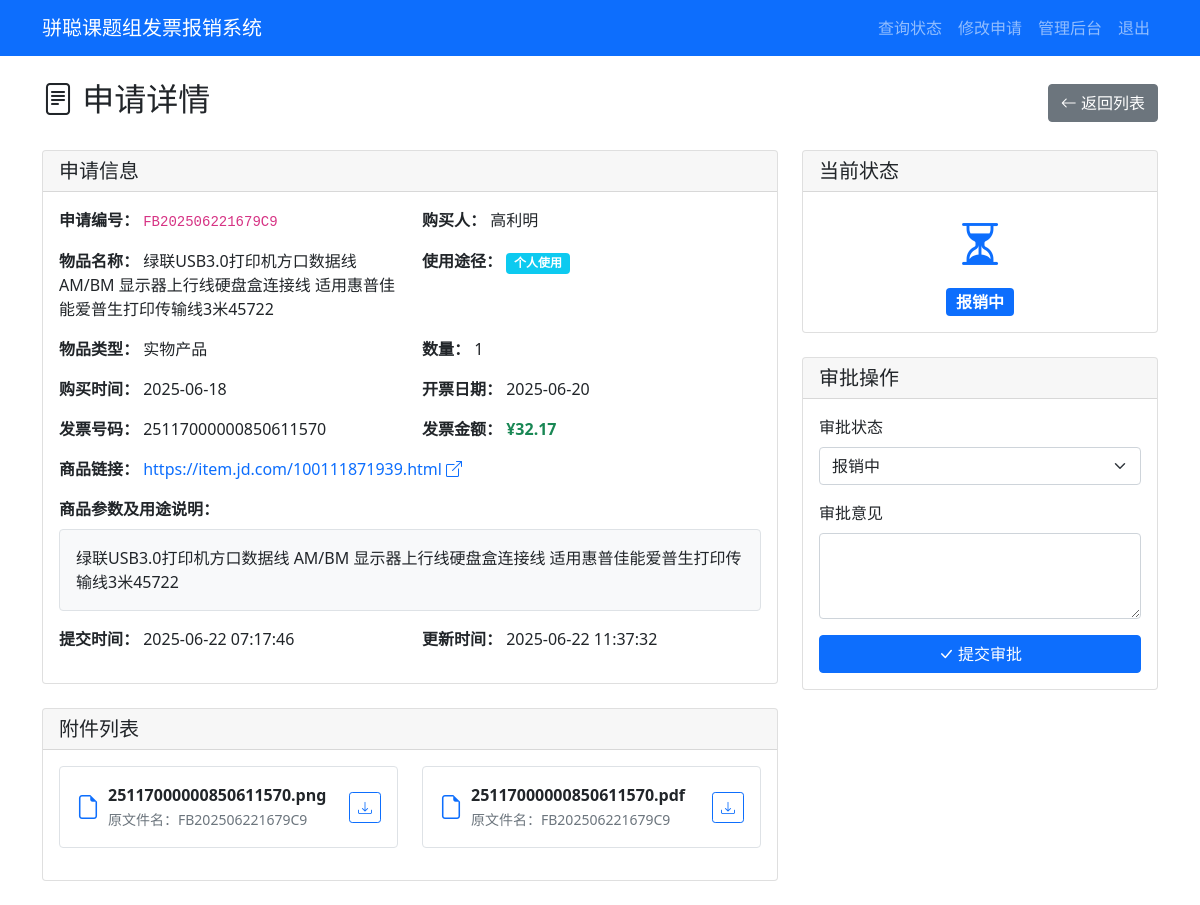
/admin/application/FB202506221679C9 (signed in), run on an earlier commit of the app's database.
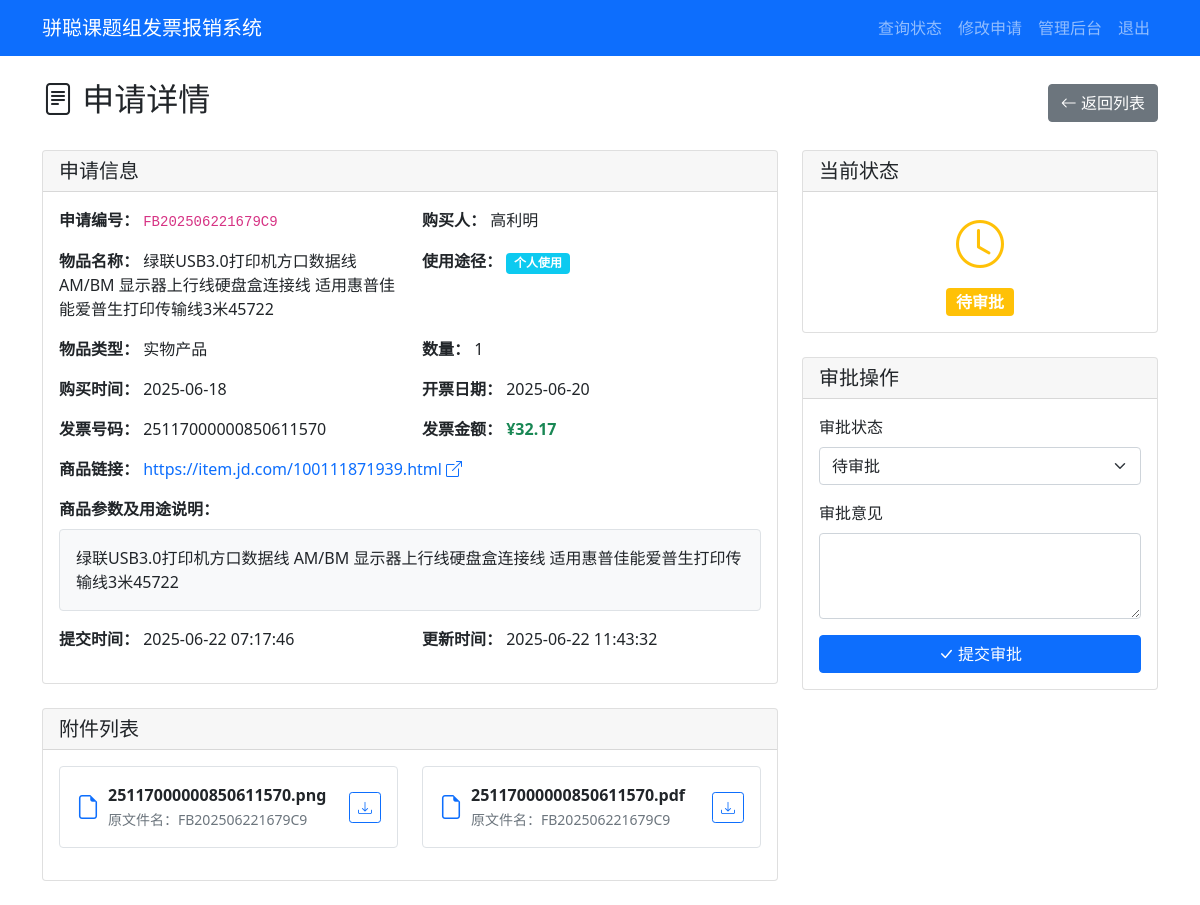
And on a later commit of the database.
### tables this page shows
CREATE TABLE applications (
        id INTEGER PRIMARY KEY AUTOINCREMENT,
        app_number TEXT UNIQUE NOT NULL,
        purchaser TEXT NOT NULL,
        purchase_details TEXT,
        item_name TEXT NOT NULL,
        product_link TEXT,
        usage_type TEXT NOT NULL,
        item_type TEXT NOT NULL,
        quantity INTEGER NOT NULL,
        purchase_time DATE NOT NULL,
        invoice_number TEXT NOT NULL,
        invoice_amount REAL NOT NULL,
        invoice_date DATE NOT NULL,
        status TEXT DEFAULT '待审批',
        approval_comment TEXT,
        created_at TIMESTAMP DEFAULT CURRENT_TIMESTAMP,
        updated_at TIMESTAMP DEFAULT CURRENT_TIMESTAMP
    );

### app.py (the view)
        def wrapper(*args, **kwargs):
            user = session.get('admin_username', 'anonymous')
            details = f"操作: {operation_type}, 用户: {user}, URL: {request.url}"
            if kwargs.get('app_number'):
                details += f", 申请编号: {kwargs['app_number']}"
            elif kwargs.get('filename'):
                details += f", 文件名: {kwargs['filename']}"
            if request.method == 'POST':
                form_data = {k: '***' if k == 'password' else v for k, v in request.form.items()}
                details += f", 表单数据: {form_data}"
            if request.args:
                details += f", 查询参数: {dict(request.args)}"
            try:
                result = f(*args, **kwargs)
                app.logger.info(f"{details}, 结果: 成功")
                return result
            except Exception as e:
                app.logger.error(f"{details}, 结果: 失败, 错误: {str(e)}", exc_info=True)
                raise

### app.py (called while the page is built)
@app.route('/admin/application/<app_number>')
@log_operation('查看申请详情')
def admin_application_detail(app_number):
    if not session.get('admin_logged_in'):
        flash('请先登录')
        return redirect(url_for('admin_login'))
    with sqlite3.connect('reimbursement.db') as conn:
        c = conn.cursor()
        c.execute('SELECT * FROM applications WHERE app_number = ?', (app_number,))
        application = c.fetchone()
        c.execute('SELECT * FROM attachments WHERE app_number = ?', (app_number,))
        attachments = c.fetchall()
    if not application:
        flash('申请不存在')
        return redirect(url_for('admin_dashboard'))
    return render_template('admin_detail.html', application=application, attachments=attachments)

### templates/admin_detail.html (shortened to what the changed rows need)
{% extends "base.html" %}
{% block content %}
<div class="d-flex justify-content-between align-items-center mb-4">
    <h2><i class="bi bi-file-text"></i> 申请详情</h2>
</div>
<div class="row">
    <div class="col-md-8">
        <div class="card mb-4">
            <div class="card-body">
                <div class="row">
                    <div class="col-md-6 mb-3">
                        <strong>申请编号：</strong>
                        <code>{{ application[1] }}</code>
                    </div>
                    <div class="col-md-6 mb-3">
                        <strong>购买人：</strong>
                        {{ application[2] }}
                    </div>
                    <div class="col-md-6 mb-3">
                        <strong>物品名称：</strong>
                        {{ application[4] }}
                    </div>
                    <div class="col-md-6 mb-3">
                        <strong>使用途径：</strong>
                        <span class="badge bg-{% if application[6] == '个人使用' %}info{% else %}success{% endif %}">
                            {{ application[6] }}
                        </span>
                    </div>
                    <div class="col-md-6 mb-3">
                        <strong>物品类型：</strong>
                        {{ application[7] }}
                    </div>
                    <div class="col-md-6 mb-3">
                        <strong>数量：</strong>
                        {{ application[8] }}
                    </div>
                    <div class="col-md-6 mb-3">
                        <strong>购买时间：</strong>
                        {{ application[9] }}
                    </div>
                    <div class="col-md-6 mb-3">
                        <strong>开票日期：</strong>
                        {{ application[12] }}
                    </div>
                    <div class="col-md-6 mb-3">
                        <strong>发票号码：</strong>
                        {{ application[10] }}
                    </div>
                    <div class="col-md-6 mb-3">
                        <strong>发票金额：</strong>
                        <span class="text-success fw-bold">¥{{ "%.2f"|format(application[11]) }}</span>
                    </div>
                    <div class="col-12 mb-3">
                        <strong>商品链接：</strong>
                        {% if application[5] %}
                        <a href="{{ application[5] }}" target="_blank" class="text-decoration-none">
                            {{ application[5] }} <i class="bi bi-box-arrow-up-right"></i>
                        </a>
                        {% else %}
                        <span class="text-muted">未提供</span>
                        {% endif %}
                    </div>
                    <div class="col-12 mb-3">
                        <strong>商品参数及用途说明：</strong>
                        <div class="mt-2">
                            {% if application[3] %}
                            <div class="border rounded p-3 bg-light">
                                {{ application[3]|replace('\n', '<br>')|safe }}
                            </div>
                            {% else %}
                            <span class="text-muted">未填写</span>
                            {% endif %}
                        </div>
                    </div>
                    <div class="col-md-6 mb-3">
                        <strong>提交时间：</strong>
                        {{ application[15] }}
                    </div>
                    <div class="col-md-6 mb-3">
                        <strong>更新时间：</strong>
                        {{ application[16] }}
                    </div>
                </div>
            </div>
        </div>
    </div>
    <div class="col-md-4">
        <div class="card mb-4">
            <div class="card-body text-center">
                {% if application[13] == '待审批' %}
                <i class="bi bi-clock text-warning" style="font-size: 3rem;"></i>
                <div class="mt-2">
                    <span class="badge bg-warning fs-6">{{ application[13] }}</span>
                </div>
                {% elif application[13] == '报销中' %}
                <i class="bi bi-hourglass-split text-primary" style="font-size: 3rem;"></i>
                <div class="mt-2">
                    <span class="badge bg-primary fs-6">{{ application[13] }}</span>
                </div>
                {% elif application[13] == '已报销' %}
                <i class="bi bi-check-circle text-success" style="font-size: 3rem;"></i>
                <div class="mt-2">
                    <span class="badge bg-success fs-6">{{ application[13] }}</span>
                </div>
                {% elif application[13] == '驳回' %}
                <i class="bi bi-x-circle text-danger" style="font-size: 3rem;"></i>
                <div class="mt-2">
                    <span class="badge bg-danger fs-6">{{ application[13] }}</span>
                </div>
                {% endif %}
            </div>
        </div>
        <div class="card">
            <div class="card-body">
                <form action="{{ url_for('approve_application', app_number=application[1]) }}" method="post">
                    <div class="mb-3">
                        <label for="status" class="form-label">审批状态</label>
                        <select class="form-select" id="status" name="status" required>
                            <option value="待审批" {% if application[13]=='待审批' %}selected{% endif %}>待审批</option>
                            <option value="报销中" {% if application[13]=='报销中' %}selected{% endif %}>报销中</option>
                        </select>
                    </div>
                </form>
            </div>
        </div>
    </div>
</div>
{% endblock %}

What changed in the data, as far as the page shows it:
changed applications "高利明": updated_at "2025-06-22 11:37:32" → "2025-06-22 11:43:32"; status "报销中" → "待审批"
